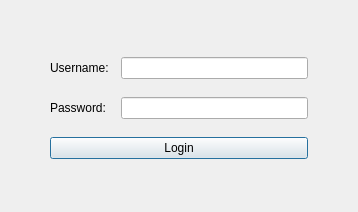
<?xml version="1.0" encoding="UTF-8"?>
<ui version="4.0">
 <class>LoginPrompt</class>
 <widget class="QDialog" name="LoginPrompt">
  <property name="geometry">
   <rect>
    <x>0</x>
    <y>0</y>
    <width>358</width>
    <height>212</height>
   </rect>
  </property>
  <property name="windowTitle">
   <string>Dialog</string>
  </property>
  <layout class="QVBoxLayout" name="verticalLayout">
   <property name="leftMargin">
    <number>50</number>
   </property>
   <property name="topMargin">
    <number>45</number>
   </property>
   <property name="rightMargin">
    <number>50</number>
   </property>
   <property name="bottomMargin">
    <number>2</number>
   </property>
   <item>
    <layout class="QHBoxLayout" name="horizontalLayout">
     <item>
      <widget class="QLabel" name="label_3">
       <property name="minimumSize">
        <size>
         <width>65</width>
         <height>0</height>
        </size>
       </property>
       <property name="text">
        <string>Username:</string>
       </property>
      </widget>
     </item>
     <item>
      <widget class="QLineEdit" name="lineEdit_Uname"/>
     </item>
    </layout>
   </item>
   <item>
    <layout class="QHBoxLayout" name="horizontalLayout_2">
     <item>
      <widget class="QLabel" name="label_2">
       <property name="minimumSize">
        <size>
         <width>65</width>
         <height>0</height>
        </size>
       </property>
       <property name="text">
        <string>Password:</string>
       </property>
      </widget>
     </item>
     <item>
      <widget class="QLineEdit" name="lineEdit_Pw">
       <property name="echoMode">
        <enum>QLineEdit::Password</enum>
       </property>
      </widget>
     </item>
    </layout>
   </item>
   <item>
    <widget class="QPushButton" name="pushButton">
     <property name="text">
      <string>Login</string>
     </property>
    </widget>
   </item>
   <item>
    <widget class="QLabel" name="label_LoginError">
     <property name="maximumSize">
      <size>
       <width>16777215</width>
       <height>20</height>
      </size>
     </property>
     <property name="font">
      <font>
       <weight>75</weight>
       <bold>true</bold>
      </font>
     </property>
     <property name="text">
      <string/>
     </property>
     <property name="alignment">
      <set>Qt::AlignCenter</set>
     </property>
    </widget>
   </item>
  </layout>
  <zorder>pushButton</zorder>
  <zorder>label_2</zorder>
  <zorder>label_3</zorder>
  <zorder>lineEdit_Uname</zorder>
  <zorder>lineEdit_Pw</zorder>
  <zorder>lineEdit_Uname</zorder>
  <zorder>label_3</zorder>
  <zorder>label_LoginError</zorder>
 </widget>
 <resources/>
 <connections/>
</ui>
